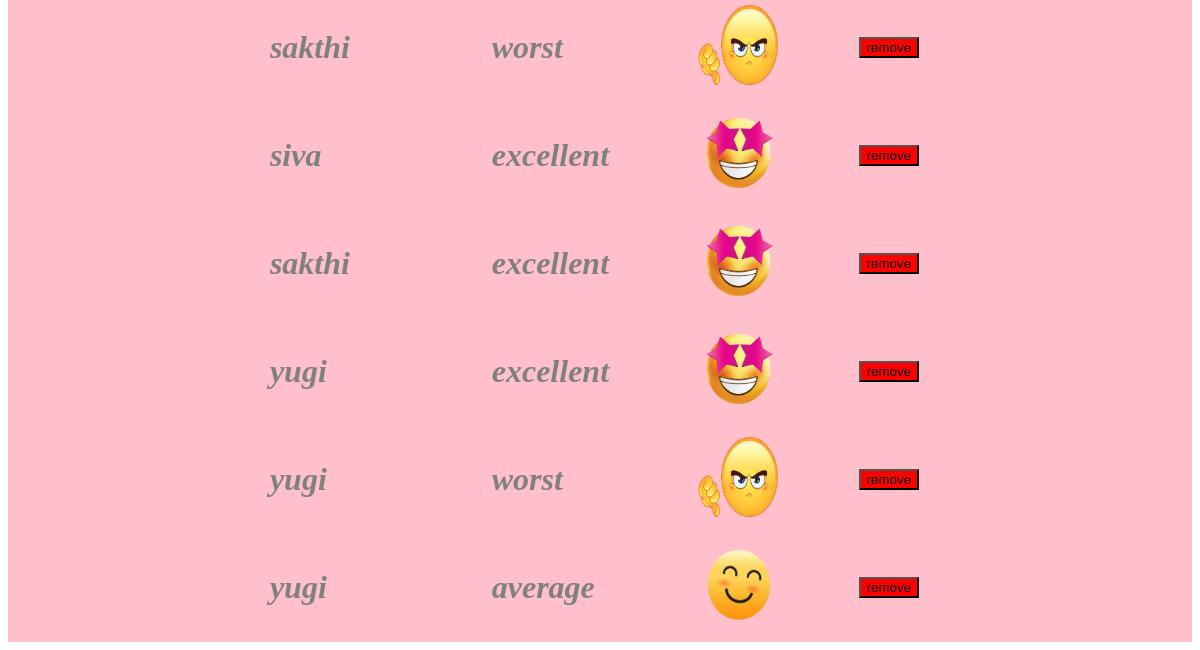
The page /feedbackdb (lower part) on the database as committed earlier.
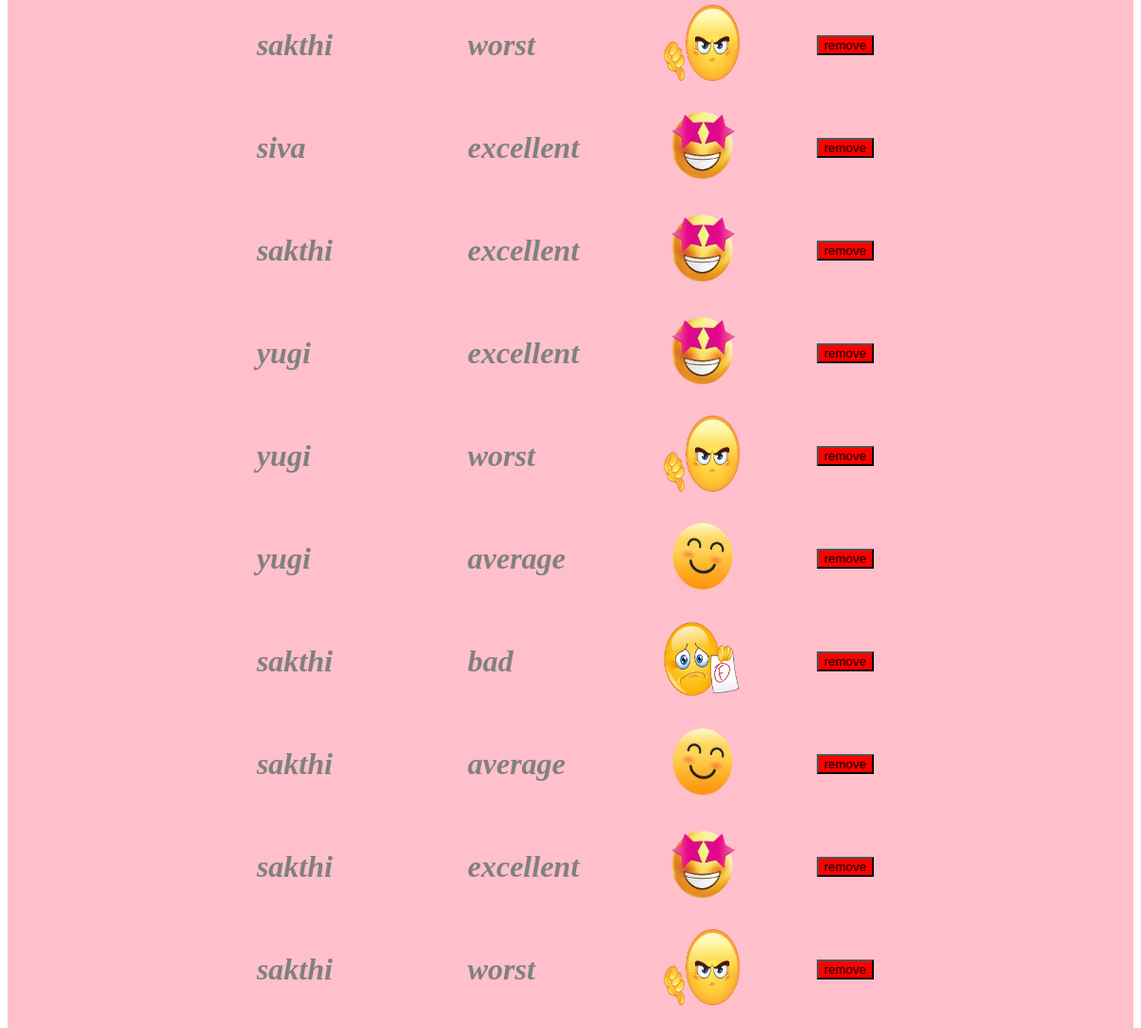
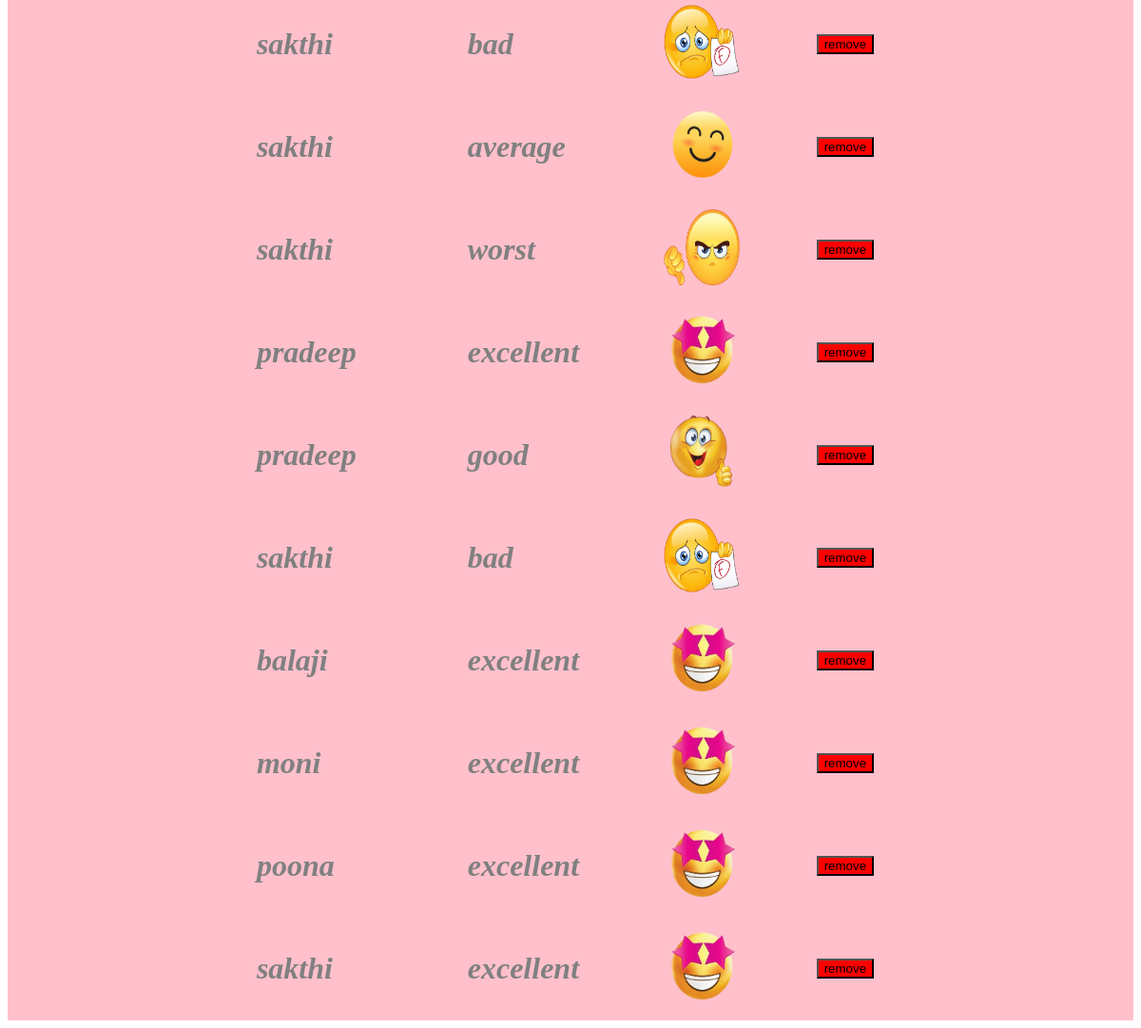
The same page on the database as committed later (2 pictures, top to bottom).
### tables this page shows
CREATE TABLE "feedback" (
	"username"	TEXT NOT NULL,
	"feedback"	TEXT NOT NULL,
	"emoji"	TEXT NOT NULL
);

### app.py (the view)
@app.route("/feedbackdb")
def feedbackDb():
    conn=sql.connect("flames.db")
    cur=conn.cursor()
    cur.execute("select * from feedback")
    data=cur.fetchall()
    l=[]
    for i in data:
        dic={"username":i[0],"feedback":i[1],"emoji":i[2]}
        l.append(dic)
    return render_template("feedbackdb.html",data=l)

### templates/feedbackdb.html (shortened to what this page needs)
<!DOCTYPE html>
<html>
    <head>
        <link rel="stylesheet" href="/static/feedbackdb.css">
    </head>
    <body>
        <div class="flex">
            <table>
                {%for i in data%}
                <tr>
                    <td><h1 class="text">{{i.username}}</h1></td>
                    <td><h1 class="text">{{i.feedback}}</h1></td>
                    <td><img class="img" src={{i.emoji}}></td>
                    <td><a href="{{url_for('removeFB',username=i.username,feedback=i.feedback)}}"><button class="red">remove</button></a></td>
                </tr>
                {%endfor%}
            </table>
        </div>
    </body>
</html>

Rows that differ between the two databases and show on the page:
added feedback: username "sakthi", feedback "bad", emoji (picture)
added feedback: username "sakthi", feedback "average", emoji (picture)
added feedback: username "sakthi", feedback "excellent", emoji (picture)
added feedback: username "sakthi", feedback "worst", emoji (picture)
added feedback: username "sakthi", feedback "bad", emoji (picture)
added feedback: username "sakthi", feedback "average", emoji (picture)
added feedback: username "sakthi", feedback "worst", emoji (picture)
added feedback: username "pradeep", feedback "excellent", emoji (picture)
added feedback: username "pradeep", feedback "good", emoji (picture)
added feedback: username "sakthi", feedback "bad", emoji (picture)
added feedback: username "balaji", feedback "excellent", emoji (picture)
added feedback: username "moni", feedback "excellent", emoji (picture)
added feedback: username "poona", feedback "excellent", emoji (picture)
added feedback: username "sakthi", feedback "excellent", emoji (picture)
